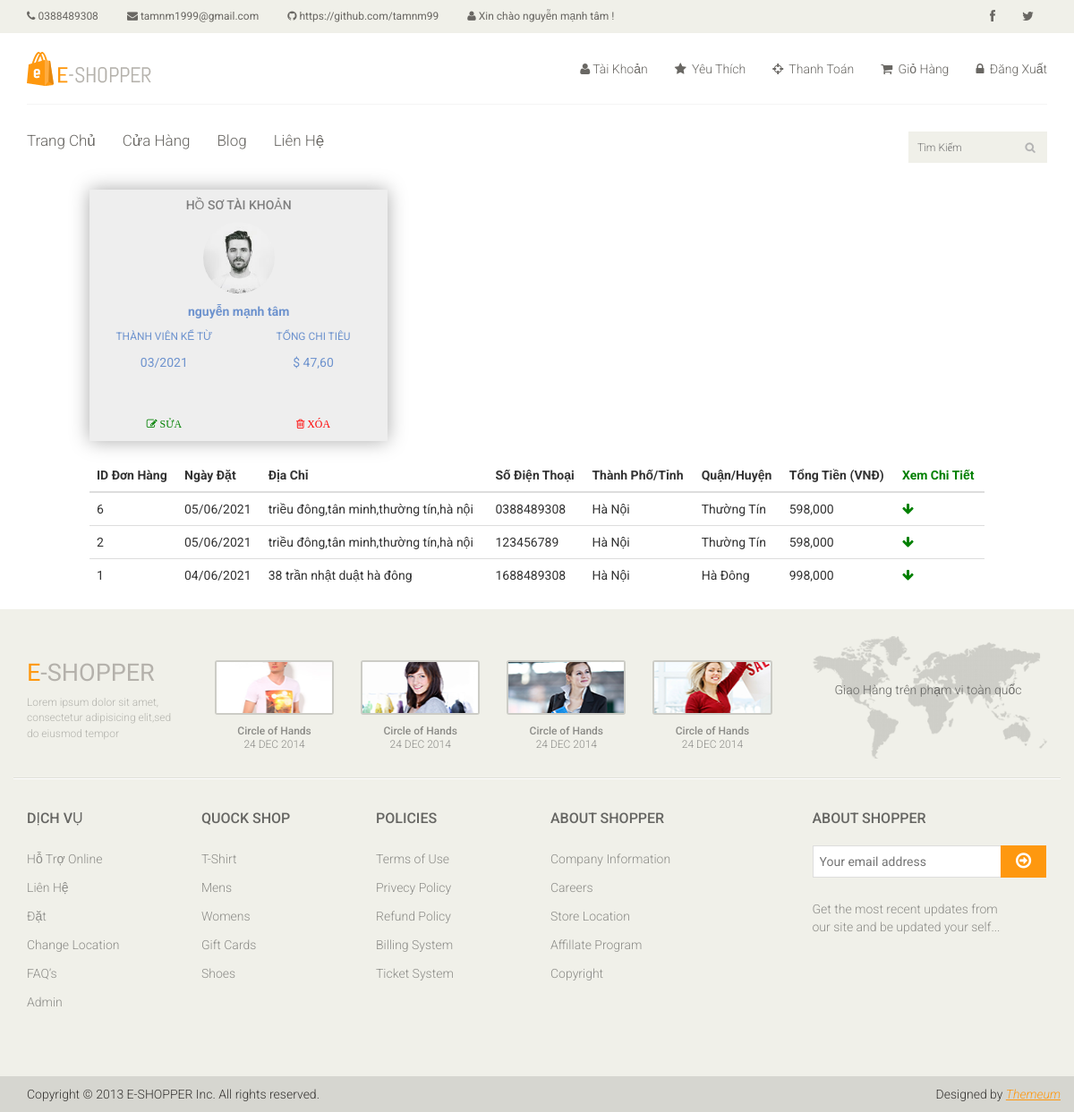
The page /public/profile/svDMFE9wkM1ft5ylkL8lA2IGd0yP0oGWaCH1DeVCuKpqbfN1zq (signed in) on the database as committed earlier.
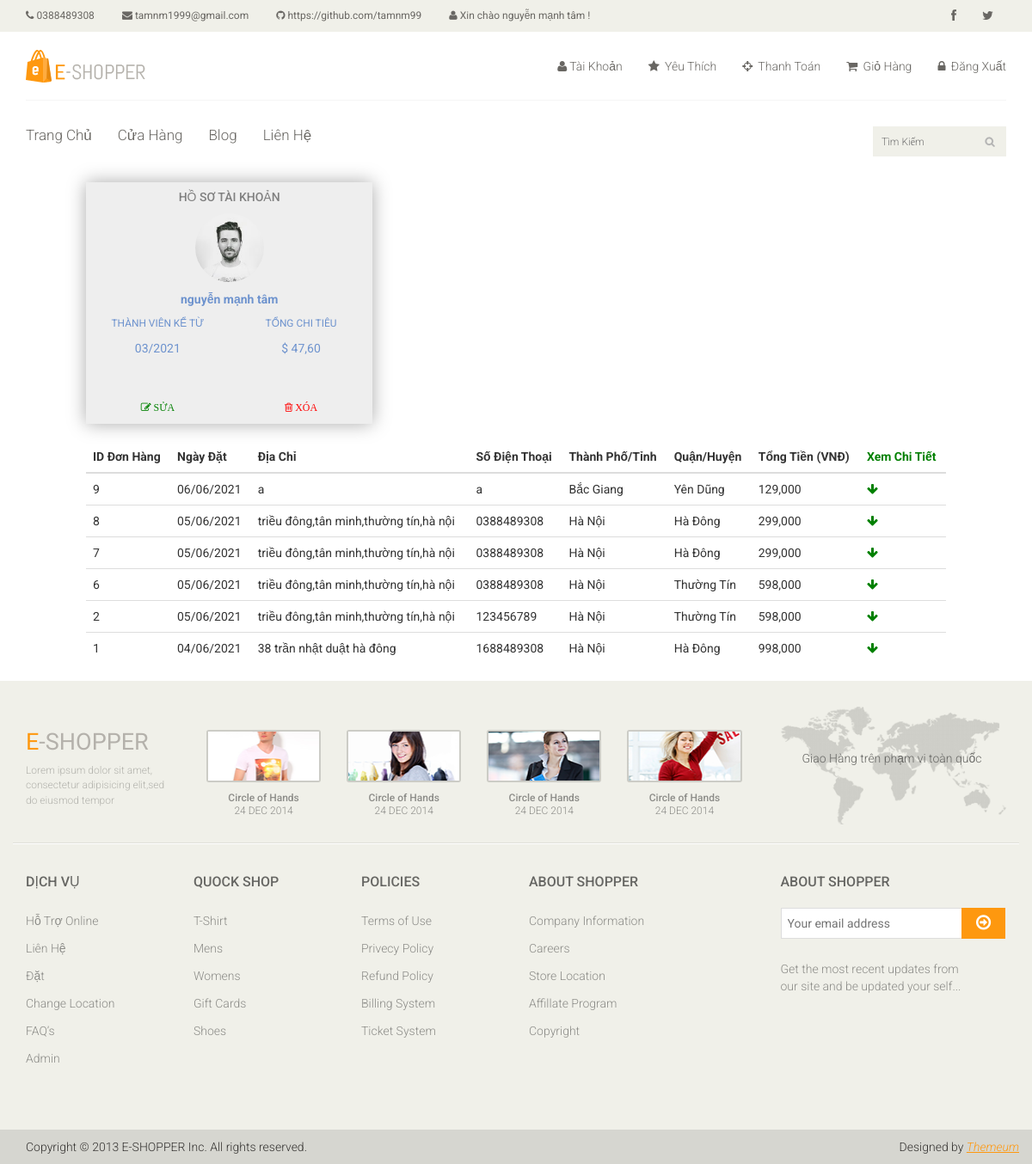
The same page on the database as committed later.
### tables this page shows
CREATE TABLE `tbl_user` (
  `user_id` bigint(20) NOT NULL,
  `user_url_address` varchar(100) NOT NULL,
  `user_full_name` varchar(100) NOT NULL,
  `user_email` varchar(100) NOT NULL,
  `user_password` varchar(100) NOT NULL,
  `user_rank` varchar(20) NOT NULL,
  `user_date_join` datetime NOT NULL
);

CREATE TABLE `tbl_orders` (
  `id` bigint(20) NOT NULL,
  `user_url_address` varchar(100) NOT NULL,
  `delivery_address` varchar(1024) DEFAULT NULL,
  `total` double NOT NULL DEFAULT 0,
  `city` varchar(50) DEFAULT NULL,
  `district` varchar(50) DEFAULT NULL,
  `zip` varchar(6) DEFAULT NULL,
  `tax` double DEFAULT 0,
  `shipping` double DEFAULT 0,
  `date` date NOT NULL,
  `session_id` varchar(30) NOT NULL,
  `phone_number` varchar(15) NOT NULL,
  `note` varchar(255) DEFAULT NULL
);

### app/controllers/profile.php (called while the page is built)
<?php
Class Profile extends Controller{
    public function index($user_url_address = null){
        $User = $this->load_model('User');
        $Order = $this->load_model('Order');
        $user_data = $User->check_login(true);
        if(is_object($user_data)){
            $data['user_data'] = $user_data;
        }
        if(is_object($user_data)){
            $data['user_data'] = $user_data;
        }
        if($user_url_address){
            $profile_data = $User->get_user($user_url_address);
        } else{
            $profile_data = $user_data;
        }
        if(is_object($profile_data)){
            $orders = $Order->get_orders_by_user($profile_data->user_url_address);
        }else{
            $orders = false;
        }
        if(is_array($orders)){
            foreach ($orders as $key => $row){
                $details = $Order->get_orders_details($row->id);
                $totals = array_column($details, 'total' );
                $grand_total = array_sum($totals);
                $orders[$key]->grand_total = $grand_total;
                $orders[$key]->details = $details;
            }
        }
        $data['profile_data'] = $profile_data;
        $data['page_title'] = "Hồ sơ Tài khoản";
        $data['orders'] =   $orders ;
        $this->view("profile", $data);
    }
}

### app/core/app.php (called while the page is built, shortened)
<?php
class App
{
    protected $method = "index";
    private function parseURL()
    {
        $url = isset($_GET['url']) ? $_GET['url'] : "home";
        return explode("/", filter_var(trim($url, "/"), FILTER_SANITIZE_URL));
    }
    public function  __construct()
    {
        $url = $this->parseURL();
        if (file_exists("../app/controllers/" . strtolower($url[0]) . ".php")) {
            unset($url[0]);
        }
        $this->controller = new $this->controller;
        if (isset($url[1])) {
            $url[1] = strtolower($url[1]);
        }
        $this->params = (count($url) > 0) ? $url : ["home"];
        call_user_func_array([$this->controller, $this->method], $this->params);
    }
}

### public/index.php (called while the page is built, shortened)
<?php
$app = new App();
?>

### app/core/database.php (called while the page is built, shortened)
<?php
class Database
{
    public static $conn;
    public function __construct()
    {
        try {
            $string = DB_TYPE . ":host=" . DB_HOST . ";dbname=" . DB_NAME;
            self::$conn = new PDO($string, DB_USER, DB_PASSWORD);
        } catch (PDOException $e) {
            die($e->getMessage());
        }
    }
    public static function newInstance()
    {
        return $instance = new self();
    }
   public function read_db($query, $data = array())
   {
       $statement = self::$conn->prepare($query);
       $result = $statement->execute($data);
       if ($result) {
           $data = $statement->fetchAll(PDO::FETCH_OBJ);
           if (is_array($data) && count($data) > 0) {
               return $data;
           }
       }
       return false;
   }
}

### app/models/user.class.php (called while the page is built, shortened)
<?php
class User
{
    public function check_login ($redirect = false, $allowed = array() )
    {
        $db = Database::getInstance();
        if (count($allowed) > 0) {
            $arr['user_url_address'] = $_SESSION['user_url_address'];
            $query = "SELECT * FROM tbl_user WHERE user_url_address = :user_url_address limit 1";
            $result = $db->read_db($query, $arr);
            if (is_array($result)) {
                $result = $result[0];
                if (in_array($result->user_rank, $allowed)) {
                    return $result;
                }
            }
            header("Location: " . ROOT . "login");
            die();
        }
        else {
            if (isset($_SESSION['user_url_address'])) {
                $arr = false;
                $arr['user_url_address'] = $_SESSION['user_url_address'];
                $query = "SELECT * FROM tbl_user WHERE user_url_address = :user_url_address limit 1";
                $result = $db->read_db($query, $arr);
                if(is_array($result)) {
                    return $result[0];
                }
            }
        }
        return false;
    }
    public function get_user($user_url_address){
        $db = Database::newInstance();
        $arr = false;
        $arr['user_url_address'] = addslashes($user_url_address);
        $query = "SELECT * FROM tbl_user WHERE user_url_address = :user_url_address limit 1";
        $result = $db->read_db($query, $arr);
        if(is_array($result)) {
            return $result[0];
        }
        return false;
    }
}

### app/models/order.class.php (called while the page is built, shortened)
<?php
class Order extends Controller
{
    public function get_orders_by_user($user_url_address){
        $DB = Database::newInstance();
        $data['user_url_address'] = $user_url_address;
        $query = "SELECT * FROM tbl_orders WHERE user_url_address = :user_url_address ORDER BY id DESC
                LIMIT 100";
        $orders = $DB->read_db($query, $data);
        return $orders;
    }
    public function get_orders_details($order_id){
        $data = array();
        $data['order_id'] = addslashes($order_id);
        $DB = Database::newInstance();
        $query = "SELECT * FROM tbl_order_details WHERE order_id = :order_id ORDER BY id DESC ";
        $details  = $DB->read_db($query, $data);
        return   $details ;
    }
}
?>

### app/views/eshop/profile.php (the view, shortened to what the rows shown need)
<?php $this->view("header", $data); ?>
<section id="main-content">
    <div class="wrapper">
        <div style="min-height: 300px; max-width:1000px; margin:auto;">
            <?php if (is_object($profile_data)): ?>
                <div class="col-md-4 mb"
                     style=" background-color: #eee; text-align: center; box-shadow: 0px 0px 20px #aaa;">
                    <div class="white-panel pn">
                        <div class="white-header" style="color:grey">
                            <h5>HỒ SƠ TÀI KHOẢN</h5>
                        </div>
                        <p><img src="<?= ASSETS . THEME ?>/admin/img/ui-zac.jpg" class="img-circle" width="80"></p>
                        <p><b><?= $profile_data->user_full_name ?></b></p>
                        <div class="row">
                            <div class="col-md-6">
                                <p id="user_text" class="small mt">THÀNH VIÊN KỂ TỪ</p>
                                <p><?= date("m/Y", strtotime($profile_data->user_date_join)) ?></p>
                            </div>
                            <div class="col-md-6">
                                <p id="user_text" class="small mt">TỔNG CHI TIÊU</p>
                                <p>$ 47,60</p>
                            </div>
                        </div>
                        <hr>
                        <div class="row">
                            <div class="col-md-6">
                                <p id="user_text" class="small mt" style="cursor: pointer; color:green;">
                                    <i class="fa fa-edit"> SỬA </i>
                                </p>
                            </div>
                            <div class="col-md-6">
                                <p id="user_text" class="small mt" style="cursor: pointer; color:red">
                                    <i class="fa fa-trash-o"> XÓA </i>
                                </p>
                            </div>
                        </div>
                    </div>
                </div>
                <br>
                <br style="clear:both">
                <?php if (is_array($orders)): ?>
                    <table class="table" style="margin-top: 20px; margin-bottom: 20px;">
                        <thead>
                        <tr>
                            <th>ID Đơn Hàng</th>
                            <th>Ngày Đặt</th>
                            <th>Địa Chỉ</th>
                            <th>Số Điện Thoại</th>
                            <th>Thành Phố/Tỉnh</th>
                            <th>Quận/Huyện</th>
                            <th>Tổng Tiền (VNĐ)</th>
                            <th style="color:green;">Xem Chi Tiết</th>
                        </tr>
                        </thead>
                        <tbody onclick="show_detail(event)">
                        <?php foreach ($orders as $row): ?>
                            <tr style="position: relative; cursor: pointer;">
                                <td> <?= $row->id ?></td>
                                <td> <?= date("d/m/Y", strtotime($row->date)) ?></td>
                                <td> <?= $row->delivery_address ?></td>
                                <td> <?= $row->phone_number ?></td>
                                <td> <?= $row->city ?></td>
                                <td> <?= $row->district ?></td>
                                <td> <?= number_format($row->total, 0, ',') ?></td>
                                <td>
                                    <i class="fa fa-arrow-down" style="color:green; cursor: pointer;"></i>
                                </td>
                            </tr>
                        <?php endforeach; ?>
                        </tbody>
                    </table>
                <?php else: ?>
                    <h3 class="text-center"> Tài Khoản chưa đặt Đơn Hàng nào</h3>
                <?php endif; ?>
            <?php else: ?>
                <h3 class="text-center">Không tìm thấy Hồ Sơ thông tin cá nhân của Tài Khoản này !!!</h3>
            <?php endif; ?>
        </div>
    </div>
</section>

### app/views/eshop/header.php (shortened to what the rows shown need)
<!DOCTYPE html>
<html lang="en">
<head>
    <link href="<?= ASSETS . THEME ?>css/font-awesome.min.css" rel="stylesheet">
    <link href="<?= ASSETS . THEME ?>css/prettyPhoto.css" rel="stylesheet">
    <link href="<?= ASSETS . THEME ?>css/price-range.css" rel="stylesheet">
    <link href="<?= ASSETS . THEME ?>css/animate.css" rel="stylesheet">
    <link href="<?= ASSETS . THEME ?>css/bootstrap.min.css" rel="stylesheet">
    <link href="<?= ASSETS . THEME ?>css/main.css" rel="stylesheet">
    <link href="<?= ASSETS . THEME ?>css/responsive.css" rel="stylesheet">
</head>
<body>
<header id="header">
    <div class="header_top">
        <div class="container">
            <div class="row">
                <div class="col-sm-8">
                    <div class="contactinfo pull-left">
                        <ul class="nav nav-pills">
                            <?php if (isset($data['user_data'])): ?>
                                <li><a href="#"><i class="fa fa fa-user"></i>
                                        Xin chào <?= $data['user_data']->user_full_name ?> !
                                    </a></li>
                            <?php endif; ?>
                        </ul>
                    </div>
                </div>
            </div>
        </div>
    </div>
</header>

Rows that differ between the two databases and show on the page:
added tbl_orders: id "9", date "06/06/2021", delivery_address "a", phone_number "a", city "Bắc Giang", district "Yên Dũng", total "129,000"
added tbl_orders: id "8", date "05/06/2021", delivery_address "triều đông,tân minh,thường tín,hà nội", phone_number "0388489308", city "Hà Nội", district "Hà Đông", total "299,000"
added tbl_orders: id "7", date "05/06/2021", delivery_address "triều đông,tân minh,thường tín,hà nội", phone_number "0388489308", city "Hà Nội", district "Hà Đông", total "299,000"
